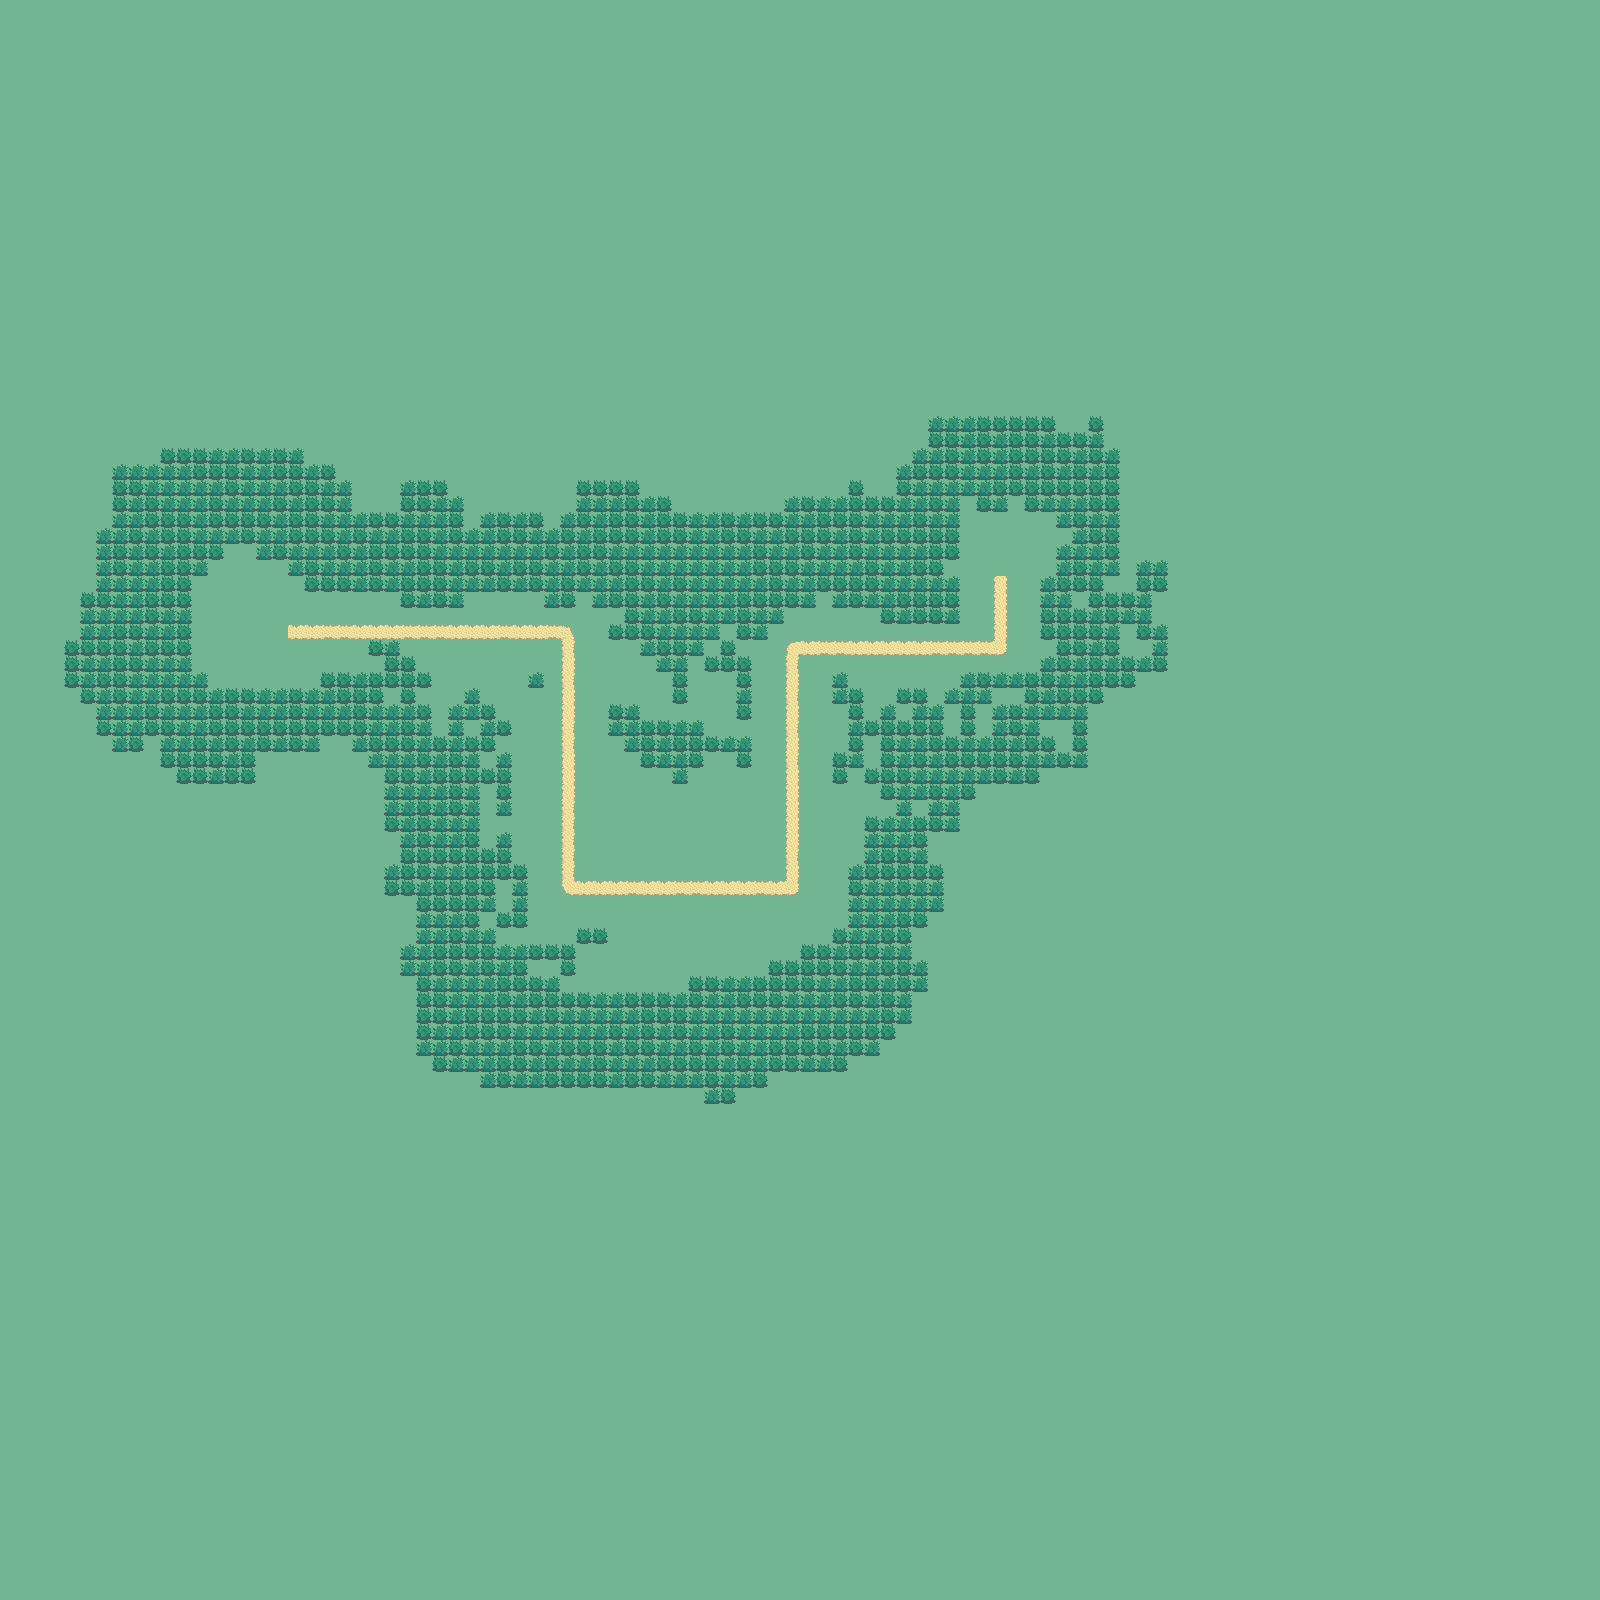

Tiled map render using the project's own tile images. Description and the map definition, with tile-layer contents summarised, below:
An orthogonal 100x100 tile map with 16x16 px tiles, 5 tile layers (Ground, Roads, Decorations, Bushes, ...).

<map version="1.0" orientation="orthogonal" renderorder="right-down" width="100" height="100" tilewidth="16" tileheight="16" nextobjectid="1">
 <tileset firstgid="1" name="Ground-Tileset" tilewidth="16" tileheight="16" tilecount="1024" columns="32">
  <image source="New Players/Ground-Tileset.png" width="512" height="512" />
 </tileset>
 <layer name="Ground" width="100" height="100">
  <data>[10000 cells, 10000 non-empty, 1 distinct tile ids]</data>
 </layer>
 <layer name="Roads" width="100" height="100">
  <data>[10000 cells, 80 non-empty, 8 distinct tile ids]</data>
 </layer>
 <layer name="Decorations" width="100" height="100">
  <data>[10000 cells, 0 non-empty, 0 distinct tile ids]</data>
 </layer>
 <layer name="Bushes" width="100" height="100">
  <data>[10000 cells, 1157 non-empty, 2 distinct tile ids]</data>
 </layer>
 <layer name="Trees" width="100" height="100">
  <data>[10000 cells, 0 non-empty, 0 distinct tile ids]</data>
 </layer>
</map>